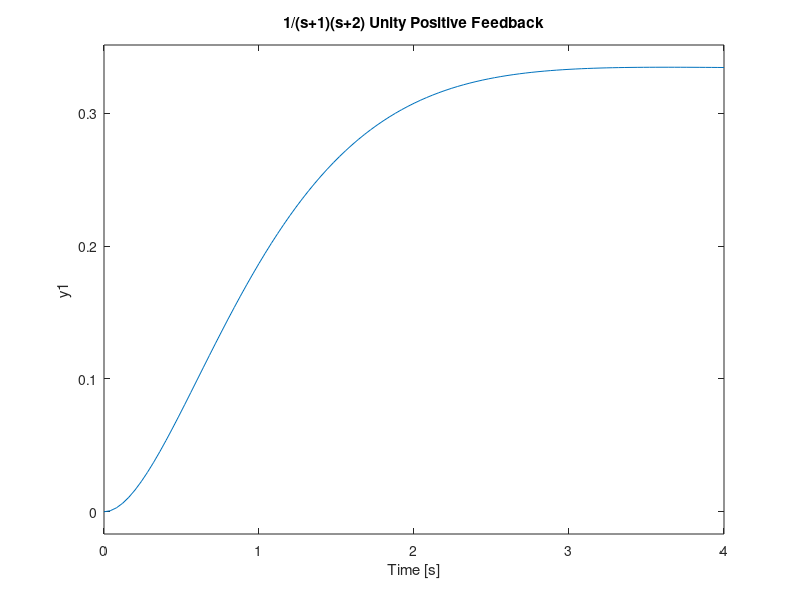
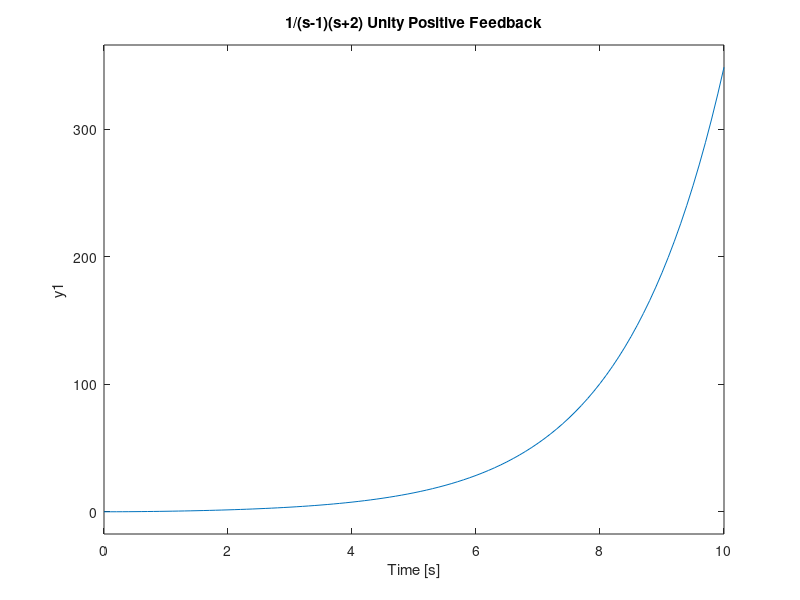
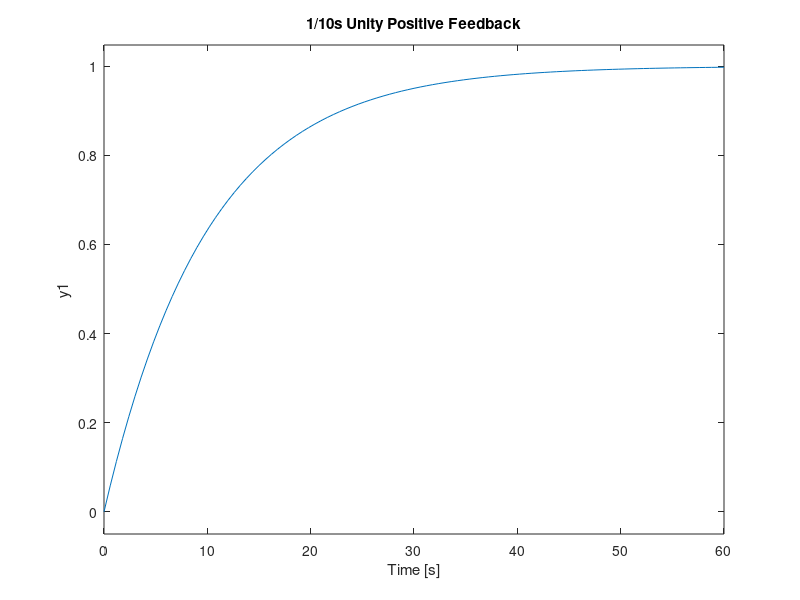
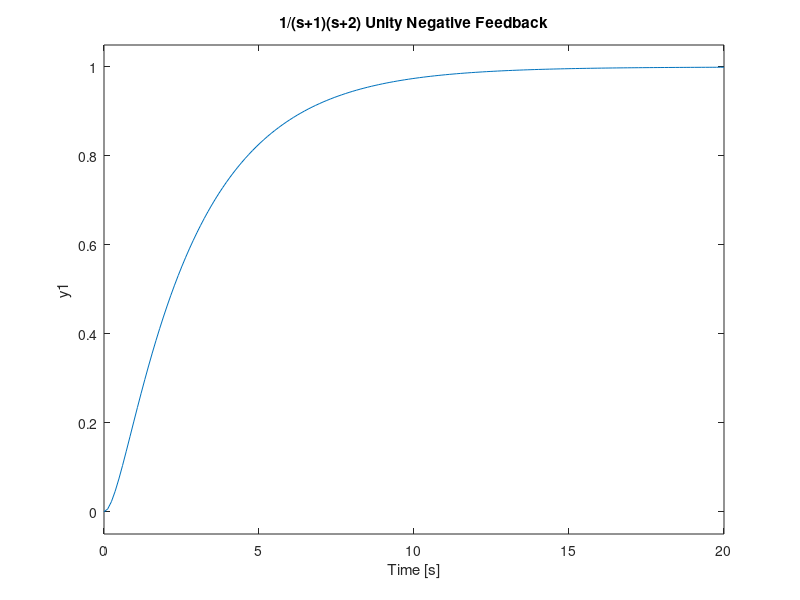

Write the MATLAB code that produced these figures, in order.
num = 1;
sys1 = [1 3 2];
sys2 = [1 1 -2];
sys3 = [0 10 0];

plant1 = tf(num,sys1);
plant2 = tf(num,sys2);
plant3 = tf(num,sys3);


z = [];
p = [];
kp = 1;
fbp = zpk(z,p,kp);

tf1 = feedback(plant1,fbp);
tf2 = feedback(plant2,fbp);
tf3 = feedback(plant3,fbp);

figure(1);
step(tf1);
title('1/(s+1)(s+2) Unity Positive Feedback');
grid;

figure(2);
step(tf2);
title('1/(s-1)(s+2) Unity Positive Feedback');
grid;

figure(3);
step(tf3);
title('1/10s Unity Positive Feedback');
grid;

kn = -1;
fbn = zpk(z,p,kn);

tf1 = feedback(plant1,fbn);
tf2 = feedback(plant2,fbn);
tf3 = feedback(plant3,fbn);

figure(4);
step(tf1);
title('1/(s+1)(s+2) Unity Negative Feedback');
grid;

figure(5);
step(tf2);
title('1/(s-1)(s+2) Unity Negative Feedback');
grid;

figure(6);
step(tf3);
title('1/10s Unity Negative Feedback');
grid;
